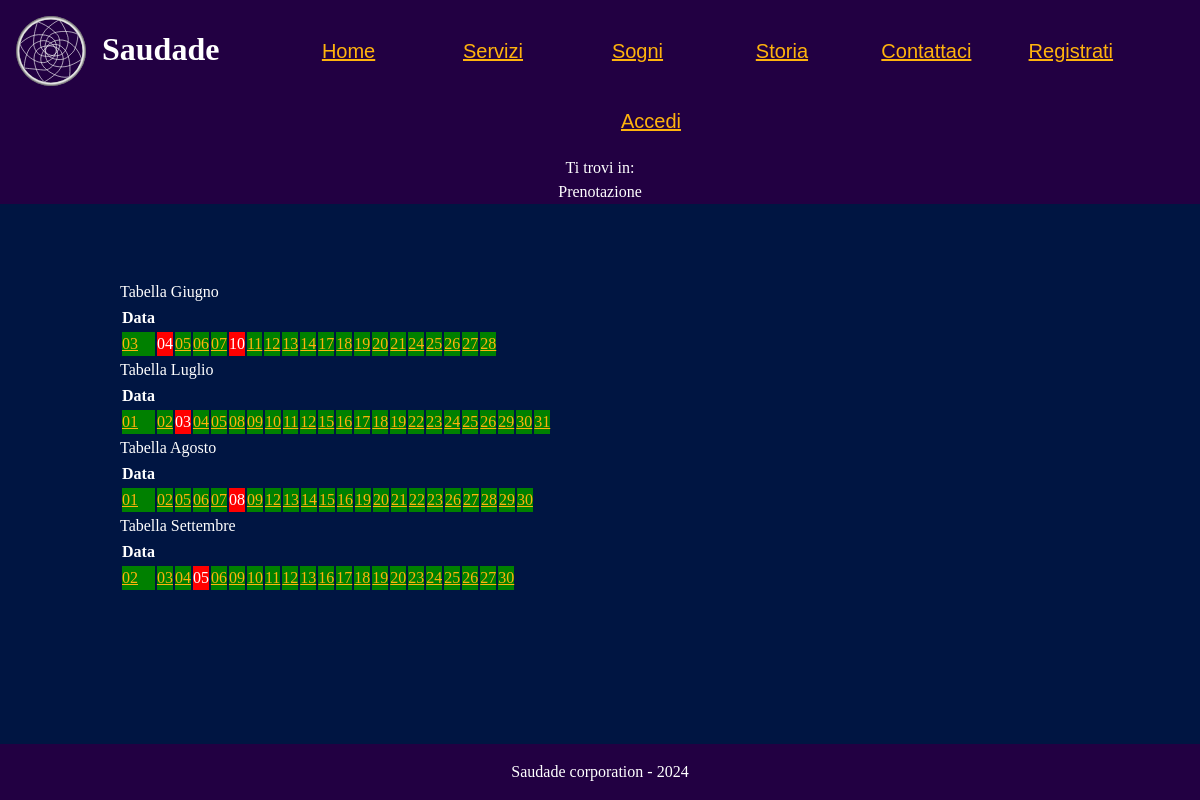
Page /src/php/formChip.php on the earlier database version.
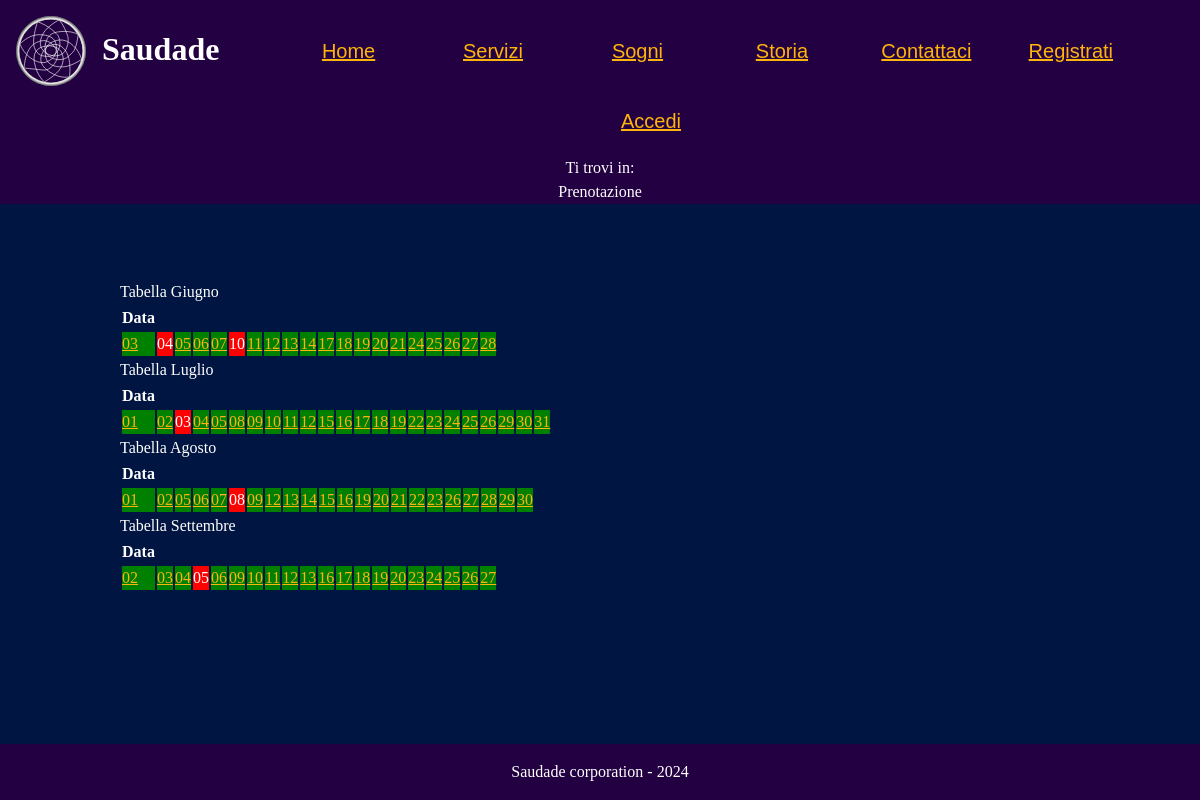
Same page on the later database version.
### tables this page shows
CREATE TABLE prenotazioni (
  data DATE PRIMARY KEY,
  user_name VARCHAR(20),

  FOREIGN KEY (user_name) REFERENCES utenti(user_name) ON DELETE CASCADE
);

### src/php/functions.php (called while the page is built, shortened)
<?php
class Functions {
    private $connection;
    public function openDBConnection(){
        global $HOST_DB, $USERNAME, $PASSWORD, $DATABASE_NAME;
        $this->connection = mysqli_connect(
            $HOST_DB,
            $USERNAME,
            $PASSWORD,
            $DATABASE_NAME
        );
        $this->connection->set_charset("utf8");
        return mysqli_connect_errno() == 0;
    }
    public function executeQuery($query){
        if ($this->openDBConnection()) {
            $risultato = mysqli_query($this->connection, $query) or die("Errore di connessione" . mysqli_error($this->connection));
        } else {
            $risultato = null;
        }
        return $risultato;
    }
}

### src/php/formChip.php (the view, shortened to what this page needs)
<?php
    require_once("newPage.php");
    require_once("functions.php");
    $pagina = new newPage("../html/formChip.html", "Ottieni chip", "Ottieni il tuo chip", "Pagina prenotazione chip");
    $functions = new functions();
    $coloreDisponibile = "green";
    $coloreNonDisponibile = "red";
    $mesi = array("Giugno", "Luglio", "Agosto", "Settembre");
        foreach($mesi as $mese){
            if($mese == "Giugno") $meseNum = "6";
            if($mese == "Luglio") $meseNum = "7";
            if($mese == "Agosto") $meseNum = "8";
            if($mese == "Settembre") $meseNum = "9";
            $prenotazioni = $functions->executeQuery("SELECT * FROM prenotazioni WHERE data BETWEEN '2024-".$meseNum."-01' AND '2024-".$meseNum."-31' ORDER BY data ASC");
            if(!is_null($prenotazioni)){
                $tabella = "";
                foreach($prenotazioni as $row){
                    if($row['user_name'] == NULL)
                        $tabella .= "<td style=\"background-color: ".$coloreDisponibile.";\"><a href=\"prenotazione.php?data=".$row['data']."\">".date('d', strtotime($row['data']))."</a></td>";
                    else
                        $tabella .= "<td style=\"background-color: ".$coloreNonDisponibile.";\">".date('d', strtotime($row['data']))."</td>";
                }
                $pagina->modificaHTML("{tabella".$mese."}", $tabella);
            }else{
                $pagina->modificaHTML("{tabella".$mese."}", "Date disponibili a breve");
            }
        }

### src/php/newPage.php (shortened to what this page needs)
<?php
class newPage{
    private $strutturaHTML = "";
    public $testoFooter = "Saudade corporation - 2024";
    public function __construct($template, $titoloPagina, $keywords, $description){
        $paginaTemplate = file_get_contents($template);
        $this->strutturaHTML = file_get_contents("../html/generalTemplate.html");
        $this->strutturaHTML = str_replace("{titoloPagina}", $titoloPagina , $this->strutturaHTML);
        $this->strutturaHTML = str_replace("{metaKeywords}", "Saudade, ".$keywords , $this->strutturaHTML);
        $this->strutturaHTML = str_replace("{metaDescription}", $description , $this->strutturaHTML);
	    $this->strutturaHTML = str_replace("{testoFooter}", $this->testoFooter, $this->strutturaHTML);
        $this->strutturaHTML = str_replace("{contenutoMain}", $paginaTemplate, $this->strutturaHTML);
    }
    public function modificaHTML($segnaposto, $dati){
        $this->strutturaHTML = str_replace($segnaposto, $dati, $this->strutturaHTML);
    }
    public function printNavBar($currentPage=null){
        $navBar = file_get_contents("../html/navBarTemplate.html");
        if($currentPage == "../html/index.html"){
            $navBar = str_replace("{homeLink}", "<li>Home</li>", $navBar);
            $navBar = str_replace("{logo}", "<img id=\"logo\" alt=\"logo dell'azienda : DESCRIZIONE?\" src=\"../assets/logo.svg\">", $navBar);
            $navBar = str_replace("{breadcrumb}", "<span lang=\"en\">Home</span>", $navBar);
        }else if($currentPage == "../html/servizi.html"){
            $navBar = str_replace("{serviziLink}", "<li>Servizi</li>", $navBar);
            $navBar = str_replace("{breadcrumb}", "Servizi", $navBar);
        }else if($currentPage == "../html/sogni.html"){
            $navBar = str_replace("{breadcrumb}", "Sogni", $navBar);
        }else if($currentPage == "../html/storia.html"){
            $navBar = str_replace("{storiaLink}", "<li>Storia</li>", $navBar);
            $navBar = str_replace("{breadcrumb}", "Storia", $navBar);
        }else if($currentPage == "../html/contatta.html"){
            $navBar = str_replace("{contattaLink}", "<li>Contattaci</li>", $navBar);
            $navBar = str_replace("{breadcrumb}", "Contattaci", $navBar);
        }else if($currentPage == "../html/signup.html"){
            $navBar = str_replace("{signupLink}", "<li>Registrati</li>", $navBar);
            $navBar = str_replace("{breadcrumb}", "Registrati", $navBar);
            $navBar = str_replace("{loginLink}", "<li><a href=\"../php/login.php\">Accedi</a></li>", $navBar);
        }else if($currentPage == "../html/login.html"){
            $navBar = str_replace("{loginLink}", "<li>Accedi</li>", $navBar);
            $navBar = str_replace("{breadcrumb}", "Accedi", $navBar);
            $navBar = str_replace("{signupLink}", "<li><a href=\"../php/signup.php\">Registrati</a></li>", $navBar);
        }else if($currentPage == "../html/sognoSingolo.html"){
            $navBar = str_replace("{breadcrumb}", "<a href=\"sogni.php\">Sogni</a> >> {titolo}", $navBar);
        }else if($currentPage == "paginaErrore"){
            $navBar = str_replace("{breadcrumb}", "Pagina di errore", $navBar);
        }else if($currentPage == "../html/error404.html"){
            $navBar = str_replace("{breadcrumb}", "Pagina non trovata", $navBar);
        }else if($currentPage == "../html/aggiungiSogno.html"){
            $navBar = str_replace("{breadcrumb}", "Nuovo sogno", $navBar);
        }else if($currentPage == "../html/sognoNonTrovato.html"){
            $navBar = str_replace("{breadcrumb}", "<a href=\"sogni.php\">Sogni</a> &gt&gt Sogno non disponibile", $navBar);
        }else if($currentPage == "../html/acquistoGiaEffettuato.html"){
            $navBar = str_replace("{breadcrumb}", "<a href=\"sogni.php\">Sogni</a> &gt&gt Acquisto già effettuato", $navBar);
        }else if($currentPage == "../html/formChip.html"){
            $navBar = str_replace("{breadcrumb}", "Prenotazione", $navBar);
        }else if($currentPage == "../html/prenotazione.html"){
            $navBar = str_replace("{breadcrumb}", "<a href=\"servizi.php\">Servizi</a> &gt&gt Prenotazione {dataPrenotazione}", $navBar);
        }else if($currentPage == "../html/confermaPrenotazione.html"){
            $navBar = str_replace("{breadcrumb}", "<a href=\"servizi.php\">Servizi</a> &gt&gt Prenotazione {dataPrenotazione} avvenuta con successo", $navBar);
        }
        if(isset($_SESSION['user_name']) && !empty($_SESSION['user_name'])) {
            if($_SESSION['user_name'] == "admin")
                $navBar = str_replace("{loginLink}", "<a href=\"dashboardAdmin.php\">Ciao ".$_SESSION['user_name']."</a>", $navBar);
            else
                $navBar = str_replace("{loginLink}", "<a href=\"dashboardUser.php\">Ciao ".$_SESSION['user_name']."</a>", $navBar);
            $navBar = str_replace("{signupLink}", "", $navBar);
            $navBar = str_replace("{logoutLink}", "<li><a href=\"../php/logout.php\">Logout</a></li>", $navBar);
        }else{
            $navBar = str_replace("{logoutLink}", "", $navBar);
            $navBar = str_replace("{loginLink}", "<li><a href=\"../php/login.php\">Accedi</a></li>", $navBar);
            $navBar = str_replace("{signupLink}", "<li><a href=\"../php/signup.php\">Registrati</a></li>", $navBar);
        }
        $navBar = str_replace("{logo}", "<a href=\"../php/index.php\"><img id=\"logo\" alt=\"logo dell'azienda : DESCRIZIONE?\" src=\"../assets/logo.svg\"></a>", $navBar);
        $navBar = str_replace("{homeLink}", "<li><a href=\"index.php\">Home</a></li>", $navBar);
        $navBar = str_replace("{serviziLink}", "<li><a href=\"servizi.php\">Servizi</a></li>", $navBar);
        $navBar = str_replace("{sogniLink}", "<li><a href=\"sogni.php\">Sogni</a></li>", $navBar);
        $navBar = str_replace("{storiaLink}", "<li><a href=\"storia.php\">Storia</a></li>", $navBar);
        $navBar = str_replace("{contattaLink}", "<li><a href=\"contatta.php\">Contattaci</a></li>", $navBar);
    }
    public function printPage(){
        echo $this->strutturaHTML;
    }
}

### src/CSS/style.css (style rules this page uses)
* { padding: 0; margin: 0; }
:root { --headerBgColor: #220042; --headerTxtColor: #FFFFFF; --BgColor: #001542; --BgTxtColor: #FFFFFF; --footerBgColor: #220042; --footerTxtColor: #FFFFFF; --visitedLinkColor: #26C281; --linkColor: #FFB30D; --BgAll: #7A7A7A; --BgSidebar:rgb(0,21,66, 0.5); --fontMenu: sans-serif; }
html { width: 100%; font-size: 100%; line-height: 1.5em; margin: auto; background-color: var(--BgAll); }
a { color:var(--linkColor) }
body { display: flex; flex-direction: column; min-height: 100vh; line-height: 1.5; background-color: var(--BgColor); }
header { text-align: center; width: 100%; background-color: var(--headerBgColor); color: var(--headerTxtColor); }
ul.listaNavBar { padding: 0; text-align: center; list-style: none; font-family: var(--fontMenu); margin-top: 1em; }
ul.listaNavBar > li { display: inline-block; width: 10%; margin: 1em 0.5em; font-size: 1.25em; }
#breadcrump { font-size: 1em; text-align: center; position: relative; padding-left: 45%; padding-right: 45%; }
.titolo > h1 { float: left; margin-top: 25px; vertical-align: middle; }
#logo { float: left; width: 70px; height: 70px; margin: 1em; transition: all 1.25s ease; z-index: 10; }
main { margin:auto; width: 80%; min-height:max-content; align-items: center; background-color: var(--BgColor); color:var(--BgTxtColor); }
footer { background-color: var(--footerBgColor); color:var(--footerTxtColor); text-align: center; margin-top: auto; width: 100%; padding: 1em 0em 1em 0em; font-size: 1rem; }

### src/CSS/tablet.css (style rules this page uses)
#logo { float: left; }
.listaNavBar { display: none; }
#breadcrump { margin-top: 70px; bottom: 0; padding-left: 40%; padding-right: 40%; }

Differences in the rows shown:
removed prenotazioni: data "30"
